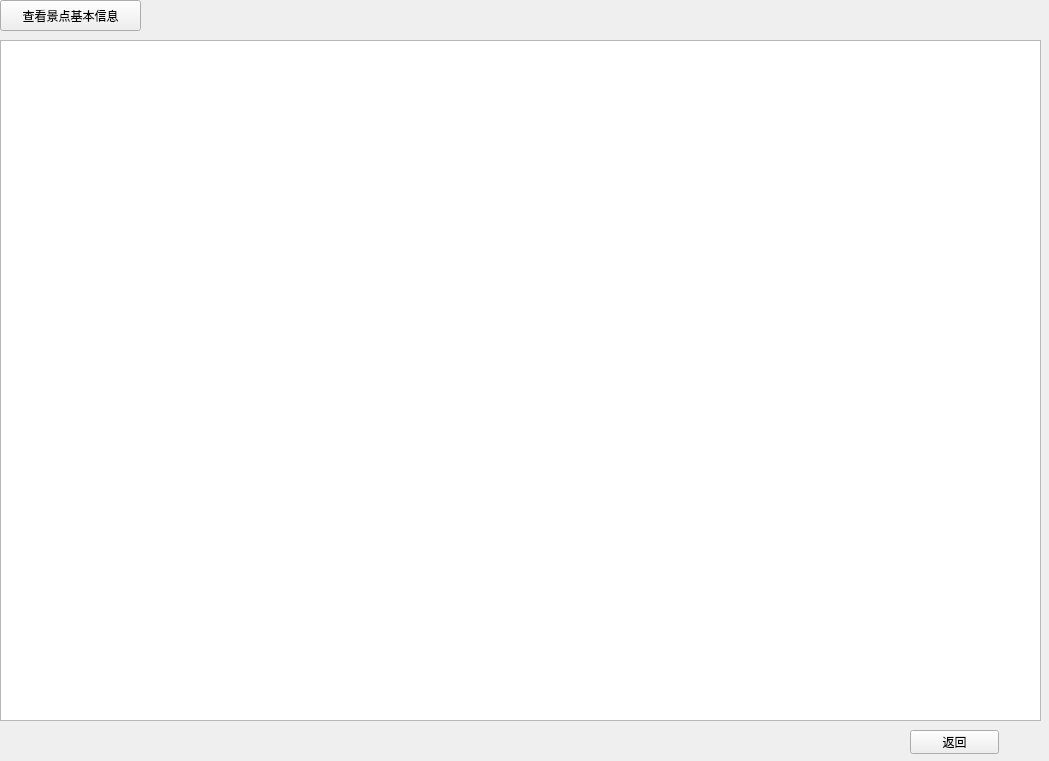
<?xml version="1.0" encoding="UTF-8"?>
<ui version="4.0">
 <class>ScenicInfoEdit</class>
 <widget class="QWidget" name="ScenicInfoEdit">
  <property name="geometry">
   <rect>
    <x>0</x>
    <y>0</y>
    <width>1049</width>
    <height>761</height>
   </rect>
  </property>
  <property name="windowTitle">
   <string>Form</string>
  </property>
  <widget class="QPushButton" name="pushButton">
   <property name="geometry">
    <rect>
     <x>910</x>
     <y>730</y>
     <width>89</width>
     <height>24</height>
    </rect>
   </property>
   <property name="text">
    <string>返回</string>
   </property>
  </widget>
  <widget class="QTableView" name="tableView">
   <property name="geometry">
    <rect>
     <x>0</x>
     <y>40</y>
     <width>1041</width>
     <height>681</height>
    </rect>
   </property>
  </widget>
  <widget class="QPushButton" name="search">
   <property name="geometry">
    <rect>
     <x>0</x>
     <y>0</y>
     <width>141</width>
     <height>31</height>
    </rect>
   </property>
   <property name="text">
    <string>查看景点基本信息</string>
   </property>
  </widget>
 </widget>
 <resources/>
 <connections/>
</ui>
